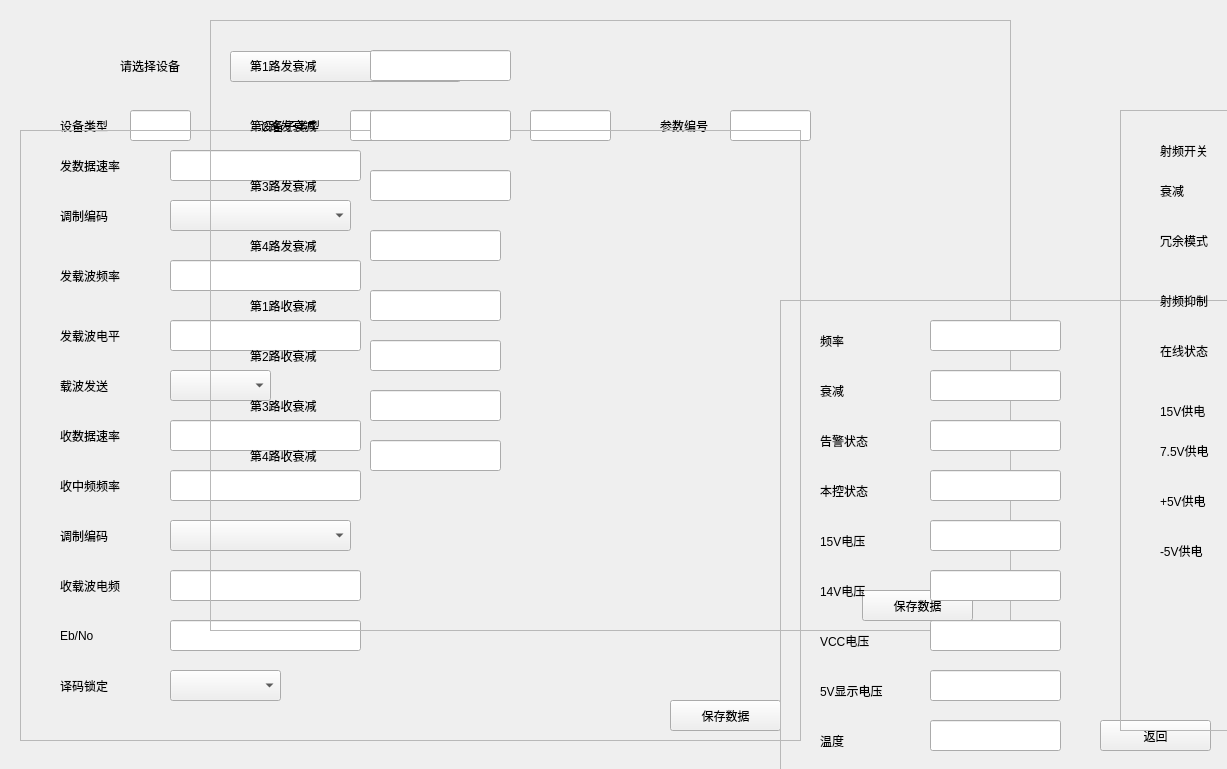
<?xml version="1.0" encoding="UTF-8"?>
<ui version="4.0">
 <class>InputDataWidget</class>
 <widget class="QWidget" name="InputDataWidget">
  <property name="geometry">
   <rect>
    <x>0</x>
    <y>0</y>
    <width>1227</width>
    <height>769</height>
   </rect>
  </property>
  <property name="windowTitle">
   <string>Form</string>
  </property>
  <widget class="QLabel" name="label">
   <property name="geometry">
    <rect>
     <x>120</x>
     <y>50</y>
     <width>91</width>
     <height>31</height>
    </rect>
   </property>
   <property name="text">
    <string>请选择设备</string>
   </property>
  </widget>
  <widget class="QComboBox" name="comboBox">
   <property name="geometry">
    <rect>
     <x>230</x>
     <y>51</y>
     <width>231</width>
     <height>31</height>
    </rect>
   </property>
  </widget>
  <widget class="QLabel" name="label_13">
   <property name="geometry">
    <rect>
     <x>60</x>
     <y>110</y>
     <width>91</width>
     <height>31</height>
    </rect>
   </property>
   <property name="text">
    <string>设备类型</string>
   </property>
  </widget>
  <widget class="QLabel" name="label_14">
   <property name="geometry">
    <rect>
     <x>260</x>
     <y>110</y>
     <width>91</width>
     <height>31</height>
    </rect>
   </property>
   <property name="text">
    <string>设备子类型</string>
   </property>
  </widget>
  <widget class="QLabel" name="label_15">
   <property name="geometry">
    <rect>
     <x>460</x>
     <y>110</y>
     <width>91</width>
     <height>31</height>
    </rect>
   </property>
   <property name="text">
    <string>设备编号</string>
   </property>
  </widget>
  <widget class="QLabel" name="label_16">
   <property name="geometry">
    <rect>
     <x>660</x>
     <y>110</y>
     <width>91</width>
     <height>31</height>
    </rect>
   </property>
   <property name="text">
    <string>参数编号</string>
   </property>
  </widget>
  <widget class="QLineEdit" name="lineEdit_8">
   <property name="geometry">
    <rect>
     <x>130</x>
     <y>110</y>
     <width>61</width>
     <height>31</height>
    </rect>
   </property>
  </widget>
  <widget class="QLineEdit" name="lineEdit_9">
   <property name="geometry">
    <rect>
     <x>350</x>
     <y>110</y>
     <width>81</width>
     <height>31</height>
    </rect>
   </property>
  </widget>
  <widget class="QLineEdit" name="lineEdit_10">
   <property name="geometry">
    <rect>
     <x>530</x>
     <y>110</y>
     <width>81</width>
     <height>31</height>
    </rect>
   </property>
  </widget>
  <widget class="QLineEdit" name="lineEdit_11">
   <property name="geometry">
    <rect>
     <x>730</x>
     <y>110</y>
     <width>81</width>
     <height>31</height>
    </rect>
   </property>
  </widget>
  <widget class="QFrame" name="frame">
   <property name="geometry">
    <rect>
     <x>20</x>
     <y>130</y>
     <width>781</width>
     <height>611</height>
    </rect>
   </property>
   <property name="frameShape">
    <enum>QFrame::StyledPanel</enum>
   </property>
   <property name="frameShadow">
    <enum>QFrame::Raised</enum>
   </property>
   <widget class="QLineEdit" name="lineEdit_7">
    <property name="geometry">
     <rect>
      <x>150</x>
      <y>490</y>
      <width>191</width>
      <height>31</height>
     </rect>
    </property>
    <property name="text">
     <string/>
    </property>
   </widget>
   <widget class="QLabel" name="label_2">
    <property name="geometry">
     <rect>
      <x>40</x>
      <y>20</y>
      <width>91</width>
      <height>31</height>
     </rect>
    </property>
    <property name="text">
     <string>发数据速率</string>
    </property>
   </widget>
   <widget class="QLabel" name="label_5">
    <property name="geometry">
     <rect>
      <x>40</x>
      <y>290</y>
      <width>91</width>
      <height>31</height>
     </rect>
    </property>
    <property name="text">
     <string>收数据速率</string>
    </property>
   </widget>
   <widget class="QLabel" name="label_6">
    <property name="geometry">
     <rect>
      <x>40</x>
      <y>70</y>
      <width>91</width>
      <height>31</height>
     </rect>
    </property>
    <property name="text">
     <string>调制编码</string>
    </property>
   </widget>
   <widget class="QComboBox" name="comboBox_5">
    <property name="geometry">
     <rect>
      <x>150</x>
      <y>540</y>
      <width>111</width>
      <height>31</height>
     </rect>
    </property>
   </widget>
   <widget class="QLineEdit" name="lineEdit_2">
    <property name="geometry">
     <rect>
      <x>150</x>
      <y>130</y>
      <width>191</width>
      <height>31</height>
     </rect>
    </property>
   </widget>
   <widget class="QLabel" name="label_9">
    <property name="geometry">
     <rect>
      <x>40</x>
      <y>390</y>
      <width>91</width>
      <height>31</height>
     </rect>
    </property>
    <property name="text">
     <string>调制编码</string>
    </property>
   </widget>
   <widget class="QComboBox" name="comboBox_2">
    <property name="geometry">
     <rect>
      <x>150</x>
      <y>70</y>
      <width>181</width>
      <height>31</height>
     </rect>
    </property>
   </widget>
   <widget class="QLineEdit" name="lineEdit_5">
    <property name="geometry">
     <rect>
      <x>150</x>
      <y>340</y>
      <width>191</width>
      <height>31</height>
     </rect>
    </property>
    <property name="text">
     <string/>
    </property>
   </widget>
   <widget class="QLabel" name="label_8">
    <property name="geometry">
     <rect>
      <x>40</x>
      <y>340</y>
      <width>91</width>
      <height>31</height>
     </rect>
    </property>
    <property name="text">
     <string>收中频频率</string>
    </property>
   </widget>
   <widget class="QLineEdit" name="lineEdit_6">
    <property name="geometry">
     <rect>
      <x>150</x>
      <y>440</y>
      <width>191</width>
      <height>31</height>
     </rect>
    </property>
    <property name="text">
     <string/>
    </property>
   </widget>
   <widget class="QLineEdit" name="lineEdit">
    <property name="geometry">
     <rect>
      <x>150</x>
      <y>20</y>
      <width>191</width>
      <height>31</height>
     </rect>
    </property>
   </widget>
   <widget class="QLabel" name="label_3">
    <property name="geometry">
     <rect>
      <x>40</x>
      <y>130</y>
      <width>91</width>
      <height>31</height>
     </rect>
    </property>
    <property name="text">
     <string>发载波频率</string>
    </property>
   </widget>
   <widget class="QLabel" name="label_11">
    <property name="geometry">
     <rect>
      <x>40</x>
      <y>490</y>
      <width>91</width>
      <height>31</height>
     </rect>
    </property>
    <property name="text">
     <string>Eb/No</string>
    </property>
   </widget>
   <widget class="QLineEdit" name="lineEdit_4">
    <property name="geometry">
     <rect>
      <x>150</x>
      <y>290</y>
      <width>191</width>
      <height>31</height>
     </rect>
    </property>
   </widget>
   <widget class="QLabel" name="label_4">
    <property name="geometry">
     <rect>
      <x>40</x>
      <y>190</y>
      <width>91</width>
      <height>31</height>
     </rect>
    </property>
    <property name="text">
     <string>发载波电平</string>
    </property>
   </widget>
   <widget class="QLabel" name="label_7">
    <property name="geometry">
     <rect>
      <x>40</x>
      <y>240</y>
      <width>91</width>
      <height>31</height>
     </rect>
    </property>
    <property name="text">
     <string>载波发送</string>
    </property>
   </widget>
   <widget class="QComboBox" name="comboBox_3">
    <property name="geometry">
     <rect>
      <x>150</x>
      <y>240</y>
      <width>101</width>
      <height>31</height>
     </rect>
    </property>
   </widget>
   <widget class="QLabel" name="label_10">
    <property name="geometry">
     <rect>
      <x>40</x>
      <y>440</y>
      <width>91</width>
      <height>31</height>
     </rect>
    </property>
    <property name="text">
     <string>收载波电频</string>
    </property>
   </widget>
   <widget class="QLabel" name="label_12">
    <property name="geometry">
     <rect>
      <x>40</x>
      <y>540</y>
      <width>91</width>
      <height>31</height>
     </rect>
    </property>
    <property name="text">
     <string>译码锁定</string>
    </property>
   </widget>
   <widget class="QLineEdit" name="lineEdit_3">
    <property name="geometry">
     <rect>
      <x>150</x>
      <y>190</y>
      <width>191</width>
      <height>31</height>
     </rect>
    </property>
   </widget>
   <widget class="QComboBox" name="comboBox_4">
    <property name="geometry">
     <rect>
      <x>150</x>
      <y>390</y>
      <width>181</width>
      <height>31</height>
     </rect>
    </property>
   </widget>
   <widget class="QPushButton" name="pushButton_2">
    <property name="geometry">
     <rect>
      <x>650</x>
      <y>570</y>
      <width>111</width>
      <height>31</height>
     </rect>
    </property>
    <property name="text">
     <string>保存数据</string>
    </property>
   </widget>
  </widget>
  <widget class="QPushButton" name="pushButton">
   <property name="geometry">
    <rect>
     <x>1100</x>
     <y>720</y>
     <width>111</width>
     <height>31</height>
    </rect>
   </property>
   <property name="text">
    <string>返回</string>
   </property>
  </widget>
  <widget class="QFrame" name="frame_2">
   <property name="geometry">
    <rect>
     <x>210</x>
     <y>20</y>
     <width>801</width>
     <height>611</height>
    </rect>
   </property>
   <property name="frameShape">
    <enum>QFrame::StyledPanel</enum>
   </property>
   <property name="frameShadow">
    <enum>QFrame::Raised</enum>
   </property>
   <widget class="QLabel" name="label_17">
    <property name="geometry">
     <rect>
      <x>40</x>
      <y>30</y>
      <width>101</width>
      <height>31</height>
     </rect>
    </property>
    <property name="text">
     <string>第1路发衰减</string>
    </property>
   </widget>
   <widget class="QLineEdit" name="lineEdit_12">
    <property name="geometry">
     <rect>
      <x>160</x>
      <y>30</y>
      <width>141</width>
      <height>31</height>
     </rect>
    </property>
   </widget>
   <widget class="QLineEdit" name="lineEdit_13">
    <property name="geometry">
     <rect>
      <x>160</x>
      <y>90</y>
      <width>141</width>
      <height>31</height>
     </rect>
    </property>
   </widget>
   <widget class="QLabel" name="label_18">
    <property name="geometry">
     <rect>
      <x>40</x>
      <y>90</y>
      <width>101</width>
      <height>31</height>
     </rect>
    </property>
    <property name="text">
     <string>第2路发衰减</string>
    </property>
   </widget>
   <widget class="QLineEdit" name="lineEdit_14">
    <property name="geometry">
     <rect>
      <x>160</x>
      <y>150</y>
      <width>141</width>
      <height>31</height>
     </rect>
    </property>
   </widget>
   <widget class="QLabel" name="label_19">
    <property name="geometry">
     <rect>
      <x>40</x>
      <y>150</y>
      <width>101</width>
      <height>31</height>
     </rect>
    </property>
    <property name="text">
     <string>第3路发衰减</string>
    </property>
   </widget>
   <widget class="QLineEdit" name="lineEdit_15">
    <property name="geometry">
     <rect>
      <x>160</x>
      <y>210</y>
      <width>131</width>
      <height>31</height>
     </rect>
    </property>
   </widget>
   <widget class="QLabel" name="label_20">
    <property name="geometry">
     <rect>
      <x>40</x>
      <y>210</y>
      <width>101</width>
      <height>31</height>
     </rect>
    </property>
    <property name="text">
     <string>第4路发衰减</string>
    </property>
   </widget>
   <widget class="QLineEdit" name="lineEdit_16">
    <property name="geometry">
     <rect>
      <x>160</x>
      <y>270</y>
      <width>131</width>
      <height>31</height>
     </rect>
    </property>
   </widget>
   <widget class="QLabel" name="label_21">
    <property name="geometry">
     <rect>
      <x>40</x>
      <y>270</y>
      <width>101</width>
      <height>31</height>
     </rect>
    </property>
    <property name="text">
     <string>第1路收衰减</string>
    </property>
   </widget>
   <widget class="QLineEdit" name="lineEdit_17">
    <property name="geometry">
     <rect>
      <x>160</x>
      <y>320</y>
      <width>131</width>
      <height>31</height>
     </rect>
    </property>
   </widget>
   <widget class="QLabel" name="label_22">
    <property name="geometry">
     <rect>
      <x>40</x>
      <y>320</y>
      <width>101</width>
      <height>31</height>
     </rect>
    </property>
    <property name="text">
     <string>第2路收衰减</string>
    </property>
   </widget>
   <widget class="QLineEdit" name="lineEdit_18">
    <property name="geometry">
     <rect>
      <x>160</x>
      <y>370</y>
      <width>131</width>
      <height>31</height>
     </rect>
    </property>
   </widget>
   <widget class="QLabel" name="label_23">
    <property name="geometry">
     <rect>
      <x>40</x>
      <y>370</y>
      <width>101</width>
      <height>31</height>
     </rect>
    </property>
    <property name="text">
     <string>第3路收衰减</string>
    </property>
   </widget>
   <widget class="QLineEdit" name="lineEdit_19">
    <property name="geometry">
     <rect>
      <x>160</x>
      <y>420</y>
      <width>131</width>
      <height>31</height>
     </rect>
    </property>
   </widget>
   <widget class="QLabel" name="label_24">
    <property name="geometry">
     <rect>
      <x>40</x>
      <y>420</y>
      <width>101</width>
      <height>31</height>
     </rect>
    </property>
    <property name="text">
     <string>第4路收衰减</string>
    </property>
   </widget>
   <widget class="QPushButton" name="pushButton_3">
    <property name="geometry">
     <rect>
      <x>652</x>
      <y>570</y>
      <width>111</width>
      <height>31</height>
     </rect>
    </property>
    <property name="text">
     <string>保存数据</string>
    </property>
   </widget>
  </widget>
  <widget class="QFrame" name="frame_3">
   <property name="geometry">
    <rect>
     <x>780</x>
     <y>300</y>
     <width>591</width>
     <height>591</height>
    </rect>
   </property>
   <property name="frameShape">
    <enum>QFrame::StyledPanel</enum>
   </property>
   <property name="frameShadow">
    <enum>QFrame::Raised</enum>
   </property>
   <widget class="QLabel" name="label_25">
    <property name="geometry">
     <rect>
      <x>40</x>
      <y>30</y>
      <width>51</width>
      <height>21</height>
     </rect>
    </property>
    <property name="text">
     <string>频率</string>
    </property>
   </widget>
   <widget class="QLineEdit" name="lineEdit_20">
    <property name="geometry">
     <rect>
      <x>150</x>
      <y>20</y>
      <width>131</width>
      <height>31</height>
     </rect>
    </property>
   </widget>
   <widget class="QLabel" name="label_26">
    <property name="geometry">
     <rect>
      <x>40</x>
      <y>80</y>
      <width>51</width>
      <height>21</height>
     </rect>
    </property>
    <property name="text">
     <string>衰减</string>
    </property>
   </widget>
   <widget class="QLineEdit" name="lineEdit_21">
    <property name="geometry">
     <rect>
      <x>150</x>
      <y>70</y>
      <width>131</width>
      <height>31</height>
     </rect>
    </property>
   </widget>
   <widget class="QLabel" name="label_27">
    <property name="geometry">
     <rect>
      <x>40</x>
      <y>130</y>
      <width>81</width>
      <height>21</height>
     </rect>
    </property>
    <property name="text">
     <string>告警状态</string>
    </property>
   </widget>
   <widget class="QLineEdit" name="lineEdit_22">
    <property name="geometry">
     <rect>
      <x>150</x>
      <y>120</y>
      <width>131</width>
      <height>31</height>
     </rect>
    </property>
   </widget>
   <widget class="QLabel" name="label_28">
    <property name="geometry">
     <rect>
      <x>40</x>
      <y>180</y>
      <width>71</width>
      <height>21</height>
     </rect>
    </property>
    <property name="text">
     <string>本控状态</string>
    </property>
   </widget>
   <widget class="QLineEdit" name="lineEdit_23">
    <property name="geometry">
     <rect>
      <x>150</x>
      <y>170</y>
      <width>131</width>
      <height>31</height>
     </rect>
    </property>
   </widget>
   <widget class="QLabel" name="label_29">
    <property name="geometry">
     <rect>
      <x>40</x>
      <y>230</y>
      <width>61</width>
      <height>21</height>
     </rect>
    </property>
    <property name="text">
     <string>15V电压</string>
    </property>
   </widget>
   <widget class="QLineEdit" name="lineEdit_24">
    <property name="geometry">
     <rect>
      <x>150</x>
      <y>220</y>
      <width>131</width>
      <height>31</height>
     </rect>
    </property>
   </widget>
   <widget class="QLabel" name="label_30">
    <property name="geometry">
     <rect>
      <x>40</x>
      <y>280</y>
      <width>81</width>
      <height>21</height>
     </rect>
    </property>
    <property name="text">
     <string>14V电压</string>
    </property>
   </widget>
   <widget class="QLineEdit" name="lineEdit_25">
    <property name="geometry">
     <rect>
      <x>150</x>
      <y>270</y>
      <width>131</width>
      <height>31</height>
     </rect>
    </property>
   </widget>
   <widget class="QLabel" name="label_31">
    <property name="geometry">
     <rect>
      <x>40</x>
      <y>330</y>
      <width>71</width>
      <height>21</height>
     </rect>
    </property>
    <property name="text">
     <string>VCC电压</string>
    </property>
   </widget>
   <widget class="QLineEdit" name="lineEdit_26">
    <property name="geometry">
     <rect>
      <x>150</x>
      <y>320</y>
      <width>131</width>
      <height>31</height>
     </rect>
    </property>
   </widget>
   <widget class="QLabel" name="label_32">
    <property name="geometry">
     <rect>
      <x>40</x>
      <y>380</y>
      <width>81</width>
      <height>21</height>
     </rect>
    </property>
    <property name="text">
     <string>5V显示电压</string>
    </property>
   </widget>
   <widget class="QLineEdit" name="lineEdit_27">
    <property name="geometry">
     <rect>
      <x>150</x>
      <y>370</y>
      <width>131</width>
      <height>31</height>
     </rect>
    </property>
   </widget>
   <widget class="QLabel" name="label_33">
    <property name="geometry">
     <rect>
      <x>40</x>
      <y>430</y>
      <width>81</width>
      <height>21</height>
     </rect>
    </property>
    <property name="text">
     <string>温度</string>
    </property>
   </widget>
   <widget class="QLineEdit" name="lineEdit_28">
    <property name="geometry">
     <rect>
      <x>150</x>
      <y>420</y>
      <width>131</width>
      <height>31</height>
     </rect>
    </property>
   </widget>
   <widget class="QLabel" name="label_34">
    <property name="geometry">
     <rect>
      <x>40</x>
      <y>480</y>
      <width>121</width>
      <height>21</height>
     </rect>
    </property>
    <property name="text">
     <string>Sum Loop Tuning</string>
    </property>
   </widget>
   <widget class="QLineEdit" name="lineEdit_29">
    <property name="geometry">
     <rect>
      <x>170</x>
      <y>470</y>
      <width>131</width>
      <height>31</height>
     </rect>
    </property>
   </widget>
   <widget class="QPushButton" name="pushButton_4">
    <property name="geometry">
     <rect>
      <x>650</x>
      <y>570</y>
      <width>111</width>
      <height>31</height>
     </rect>
    </property>
    <property name="text">
     <string>保存数据</string>
    </property>
   </widget>
  </widget>
  <widget class="QFrame" name="frame_4">
   <property name="geometry">
    <rect>
     <x>1120</x>
     <y>110</y>
     <width>791</width>
     <height>621</height>
    </rect>
   </property>
   <property name="frameShape">
    <enum>QFrame::StyledPanel</enum>
   </property>
   <property name="frameShadow">
    <enum>QFrame::Raised</enum>
   </property>
   <widget class="QLabel" name="label_35">
    <property name="geometry">
     <rect>
      <x>40</x>
      <y>30</y>
      <width>81</width>
      <height>21</height>
     </rect>
    </property>
    <property name="text">
     <string>射频开关</string>
    </property>
   </widget>
   <widget class="QComboBox" name="comboBox_6">
    <property name="geometry">
     <rect>
      <x>130</x>
      <y>30</y>
      <width>121</width>
      <height>31</height>
     </rect>
    </property>
   </widget>
   <widget class="QLabel" name="label_36">
    <property name="geometry">
     <rect>
      <x>40</x>
      <y>70</y>
      <width>72</width>
      <height>21</height>
     </rect>
    </property>
    <property name="text">
     <string>衰减</string>
    </property>
   </widget>
   <widget class="QLineEdit" name="lineEdit_30">
    <property name="geometry">
     <rect>
      <x>130</x>
      <y>70</y>
      <width>131</width>
      <height>31</height>
     </rect>
    </property>
   </widget>
   <widget class="QLabel" name="label_37">
    <property name="geometry">
     <rect>
      <x>40</x>
      <y>120</y>
      <width>72</width>
      <height>21</height>
     </rect>
    </property>
    <property name="text">
     <string>冗余模式</string>
    </property>
   </widget>
   <widget class="QLineEdit" name="lineEdit_31">
    <property name="geometry">
     <rect>
      <x>130</x>
      <y>120</y>
      <width>131</width>
      <height>31</height>
     </rect>
    </property>
   </widget>
   <widget class="QLabel" name="label_38">
    <property name="geometry">
     <rect>
      <x>40</x>
      <y>180</y>
      <width>81</width>
      <height>21</height>
     </rect>
    </property>
    <property name="text">
     <string>射频抑制</string>
    </property>
   </widget>
   <widget class="QComboBox" name="comboBox_7">
    <property name="geometry">
     <rect>
      <x>140</x>
      <y>180</y>
      <width>121</width>
      <height>31</height>
     </rect>
    </property>
   </widget>
   <widget class="QComboBox" name="comboBox_8">
    <property name="geometry">
     <rect>
      <x>140</x>
      <y>230</y>
      <width>121</width>
      <height>31</height>
     </rect>
    </property>
   </widget>
   <widget class="QLabel" name="label_39">
    <property name="geometry">
     <rect>
      <x>40</x>
      <y>230</y>
      <width>81</width>
      <height>21</height>
     </rect>
    </property>
    <property name="text">
     <string>在线状态</string>
    </property>
   </widget>
   <widget class="QLabel" name="label_40">
    <property name="geometry">
     <rect>
      <x>40</x>
      <y>290</y>
      <width>72</width>
      <height>21</height>
     </rect>
    </property>
    <property name="text">
     <string>15V供电</string>
    </property>
   </widget>
   <widget class="QLineEdit" name="lineEdit_32">
    <property name="geometry">
     <rect>
      <x>140</x>
      <y>290</y>
      <width>131</width>
      <height>31</height>
     </rect>
    </property>
   </widget>
   <widget class="QLineEdit" name="lineEdit_33">
    <property name="geometry">
     <rect>
      <x>140</x>
      <y>320</y>
      <width>131</width>
      <height>31</height>
     </rect>
    </property>
    <property name="text">
     <string/>
    </property>
   </widget>
   <widget class="QLabel" name="label_41">
    <property name="geometry">
     <rect>
      <x>40</x>
      <y>330</y>
      <width>72</width>
      <height>21</height>
     </rect>
    </property>
    <property name="text">
     <string>7.5V供电</string>
    </property>
   </widget>
   <widget class="QLineEdit" name="lineEdit_38">
    <property name="geometry">
     <rect>
      <x>140</x>
      <y>380</y>
      <width>131</width>
      <height>31</height>
     </rect>
    </property>
    <property name="text">
     <string/>
    </property>
   </widget>
   <widget class="QLabel" name="label_49">
    <property name="geometry">
     <rect>
      <x>40</x>
      <y>380</y>
      <width>72</width>
      <height>21</height>
     </rect>
    </property>
    <property name="text">
     <string>+5V供电</string>
    </property>
   </widget>
   <widget class="QLabel" name="label_50">
    <property name="geometry">
     <rect>
      <x>40</x>
      <y>430</y>
      <width>72</width>
      <height>21</height>
     </rect>
    </property>
    <property name="text">
     <string>-5V供电</string>
    </property>
   </widget>
   <widget class="QLineEdit" name="lineEdit_39">
    <property name="geometry">
     <rect>
      <x>140</x>
      <y>430</y>
      <width>131</width>
      <height>31</height>
     </rect>
    </property>
    <property name="text">
     <string/>
    </property>
   </widget>
   <widget class="QLineEdit" name="lineEdit_40">
    <property name="geometry">
     <rect>
      <x>500</x>
      <y>20</y>
      <width>131</width>
      <height>31</height>
     </rect>
    </property>
    <property name="text">
     <string/>
    </property>
   </widget>
   <widget class="QLabel" name="label_51">
    <property name="geometry">
     <rect>
      <x>390</x>
      <y>20</y>
      <width>91</width>
      <height>21</height>
     </rect>
    </property>
    <property name="text">
     <string>RF PS1供电</string>
    </property>
   </widget>
   <widget class="QLineEdit" name="lineEdit_41">
    <property name="geometry">
     <rect>
      <x>500</x>
      <y>60</y>
      <width>131</width>
      <height>31</height>
     </rect>
    </property>
    <property name="text">
     <string/>
    </property>
   </widget>
   <widget class="QLabel" name="label_52">
    <property name="geometry">
     <rect>
      <x>390</x>
      <y>60</y>
      <width>91</width>
      <height>21</height>
     </rect>
    </property>
    <property name="text">
     <string>RF PS2供电</string>
    </property>
   </widget>
   <widget class="QLabel" name="label_53">
    <property name="geometry">
     <rect>
      <x>400</x>
      <y>120</y>
      <width>72</width>
      <height>21</height>
     </rect>
    </property>
    <property name="text">
     <string>TMP1</string>
    </property>
   </widget>
   <widget class="QLineEdit" name="lineEdit_42">
    <property name="geometry">
     <rect>
      <x>480</x>
      <y>110</y>
      <width>131</width>
      <height>31</height>
     </rect>
    </property>
   </widget>
   <widget class="QLabel" name="label_54">
    <property name="geometry">
     <rect>
      <x>400</x>
      <y>170</y>
      <width>72</width>
      <height>21</height>
     </rect>
    </property>
    <property name="text">
     <string>TMP2</string>
    </property>
   </widget>
   <widget class="QLineEdit" name="lineEdit_43">
    <property name="geometry">
     <rect>
      <x>480</x>
      <y>170</y>
      <width>131</width>
      <height>31</height>
     </rect>
    </property>
   </widget>
   <widget class="QLineEdit" name="lineEdit_44">
    <property name="geometry">
     <rect>
      <x>480</x>
      <y>220</y>
      <width>131</width>
      <height>31</height>
     </rect>
    </property>
   </widget>
   <widget class="QLabel" name="label_55">
    <property name="geometry">
     <rect>
      <x>400</x>
      <y>220</y>
      <width>72</width>
      <height>21</height>
     </rect>
    </property>
    <property name="text">
     <string>前向功率</string>
    </property>
   </widget>
   <widget class="QLabel" name="label_56">
    <property name="geometry">
     <rect>
      <x>400</x>
      <y>270</y>
      <width>72</width>
      <height>21</height>
     </rect>
    </property>
    <property name="text">
     <string>反向功率</string>
    </property>
   </widget>
   <widget class="QLineEdit" name="lineEdit_45">
    <property name="geometry">
     <rect>
      <x>480</x>
      <y>270</y>
      <width>131</width>
      <height>31</height>
     </rect>
    </property>
   </widget>
   <widget class="QPushButton" name="pushButton_5">
    <property name="geometry">
     <rect>
      <x>650</x>
      <y>570</y>
      <width>111</width>
      <height>31</height>
     </rect>
    </property>
    <property name="text">
     <string>保存数据</string>
    </property>
   </widget>
  </widget>
 </widget>
 <resources/>
 <connections/>
</ui>
